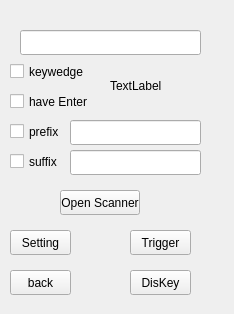
<?xml version="1.0" encoding="UTF-8"?>
<ui version="4.0">
 <class>Scanner</class>
 <widget class="QWidget" name="Scanner">
  <property name="geometry">
   <rect>
    <x>0</x>
    <y>0</y>
    <width>234</width>
    <height>314</height>
   </rect>
  </property>
  <property name="minimumSize">
   <size>
    <width>234</width>
    <height>314</height>
   </size>
  </property>
  <property name="maximumSize">
   <size>
    <width>234</width>
    <height>314</height>
   </size>
  </property>
  <property name="windowTitle">
   <string>Form</string>
  </property>
  <widget class="QLineEdit" name="resultt">
   <property name="geometry">
    <rect>
     <x>20</x>
     <y>30</y>
     <width>181</width>
     <height>25</height>
    </rect>
   </property>
  </widget>
  <widget class="QCheckBox" name="prefix">
   <property name="geometry">
    <rect>
     <x>10</x>
     <y>120</y>
     <width>61</width>
     <height>23</height>
    </rect>
   </property>
   <property name="text">
    <string>prefix</string>
   </property>
  </widget>
  <widget class="QCheckBox" name="suffix">
   <property name="geometry">
    <rect>
     <x>10</x>
     <y>150</y>
     <width>51</width>
     <height>23</height>
    </rect>
   </property>
   <property name="text">
    <string>suffix</string>
   </property>
  </widget>
  <widget class="QLineEdit" name="pre">
   <property name="geometry">
    <rect>
     <x>70</x>
     <y>120</y>
     <width>131</width>
     <height>25</height>
    </rect>
   </property>
  </widget>
  <widget class="QLineEdit" name="suf">
   <property name="geometry">
    <rect>
     <x>70</x>
     <y>150</y>
     <width>131</width>
     <height>25</height>
    </rect>
   </property>
  </widget>
  <widget class="QCheckBox" name="mode">
   <property name="geometry">
    <rect>
     <x>10</x>
     <y>60</y>
     <width>78</width>
     <height>23</height>
    </rect>
   </property>
   <property name="text">
    <string>keywedge</string>
   </property>
  </widget>
  <widget class="QCheckBox" name="mode_2">
   <property name="geometry">
    <rect>
     <x>10</x>
     <y>90</y>
     <width>78</width>
     <height>23</height>
    </rect>
   </property>
   <property name="text">
    <string>have Enter</string>
   </property>
  </widget>
  <widget class="QLabel" name="label">
   <property name="geometry">
    <rect>
     <x>110</x>
     <y>70</y>
     <width>101</width>
     <height>31</height>
    </rect>
   </property>
   <property name="text">
    <string>TextLabel</string>
   </property>
  </widget>
  <widget class="QPushButton" name="set">
   <property name="geometry">
    <rect>
     <x>10</x>
     <y>230</y>
     <width>61</width>
     <height>25</height>
    </rect>
   </property>
   <property name="text">
    <string>Setting</string>
   </property>
  </widget>
  <widget class="QPushButton" name="set_2">
   <property name="geometry">
    <rect>
     <x>130</x>
     <y>230</y>
     <width>61</width>
     <height>25</height>
    </rect>
   </property>
   <property name="text">
    <string>Trigger</string>
   </property>
  </widget>
  <widget class="QPushButton" name="pushButton">
   <property name="geometry">
    <rect>
     <x>60</x>
     <y>190</y>
     <width>80</width>
     <height>25</height>
    </rect>
   </property>
   <property name="text">
    <string>Open Scanner</string>
   </property>
  </widget>
  <widget class="QPushButton" name="pushButton_2">
   <property name="geometry">
    <rect>
     <x>10</x>
     <y>270</y>
     <width>61</width>
     <height>25</height>
    </rect>
   </property>
   <property name="text">
    <string>back</string>
   </property>
  </widget>
  <widget class="QPushButton" name="setkey">
   <property name="geometry">
    <rect>
     <x>130</x>
     <y>270</y>
     <width>61</width>
     <height>25</height>
    </rect>
   </property>
   <property name="text">
    <string>DisKey</string>
   </property>
  </widget>
 </widget>
 <resources/>
 <connections/>
</ui>
